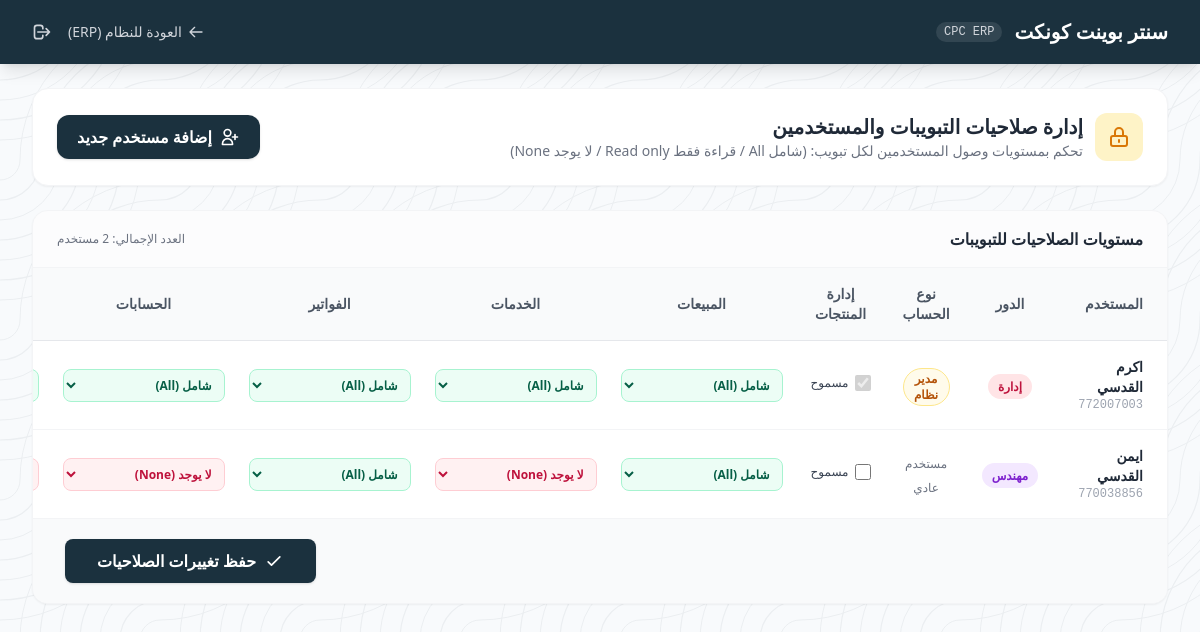
The app's page /admin-permissions/ (signed in) with its own data.
### cpc_app/models.py (models this page shows, shortened)
class Users(models.Model):
    full_name = models.CharField(max_length=100, verbose_name="الاسم الكامل")
    phone_number = models.CharField(max_length=15, unique=True, verbose_name="رقم الهاتف")
    username = models.CharField(max_length=15, unique=True, blank=True, verbose_name="اسم المستخدم")
    password = models.CharField(max_length=128, verbose_name="كلمة المرور")
    role = models.CharField(
        max_length=20,
        choices=RoleChoices.choices,
        default=RoleChoices.ENGINEER,
        verbose_name="الدور / الفريق"
    )
    is_superuser = models.BooleanField(default=False, verbose_name="مدير النظام")
    can_manage_products = models.BooleanField(default=False, verbose_name="صلاحية إضافة وتعديل المنتجات")
    add_at = models.DateTimeField(auto_now_add=True, verbose_name="تاريخ الإضافة")
    class Meta:
        db_table = 'USERS'
        verbose_name = 'مستخدم'
        verbose_name_plural = 'المستخدمون'
    def get_tab_permission_level(self, tab_name):
        perm = self.tab_permissions.filter(tab_name=tab_name).first()
        if not perm:
            return 'all'  # default is all
        return perm.permission_level

class TabPermission(models.Model):
    TAB_CHOICES = [
        ('sales', 'المبيعات'),
        ('services', 'الخدمات'),
        ('bills', 'الفواتير'),
        ('accounts', 'الحسابات'),
        ('reports', 'التقارير'),
    ]
    PERMISSION_CHOICES = [
        ('all', 'شامل (All)'),
        ('read', 'قراءة فقط (Read only)'),
        ('none', 'لا يوجد (None)'),
    ]
    user = models.ForeignKey(
        Users,
        on_delete=models.CASCADE,
        related_name='tab_permissions',
        verbose_name="المستخدم"
    )
    tab_name = models.CharField(max_length=20, choices=TAB_CHOICES, verbose_name="التبويب")
    permission_level = models.CharField(
        max_length=10,
        choices=PERMISSION_CHOICES,
        default='all',
        verbose_name="مستوى الصلاحية"
    )
    class Meta:
        db_table = 'TAB_PERMISSIONS'
        verbose_name = 'صلاحية تبويب'
        verbose_name_plural = 'صلاحيات التبويبات'
        unique_together = ('user', 'tab_name')

### cpc_app/views.py (the view)
    def wrapper(request, *args, **kwargs):
        if 'user_id' not in request.session:
            messages.warning(request, 'يرجى تسجيل الدخول أولاً.')
            return redirect('login')
        user = Users.objects.filter(id=request.session['user_id']).first()
        if not user or not user.is_superuser:
            messages.error(request, 'ليس لديك صلاحية الوصول لهذه الصفحة.')
            return redirect('portal')
        return view_func(request, *args, **kwargs)

### cpc_app/views.py (called while the page is built)
def superuser_required(view_func):
    def wrapper(request, *args, **kwargs):
        if 'user_id' not in request.session:
            messages.warning(request, 'يرجى تسجيل الدخول أولاً.')
            return redirect('login')
        user = Users.objects.filter(id=request.session['user_id']).first()
        if not user or not user.is_superuser:
            messages.error(request, 'ليس لديك صلاحية الوصول لهذه الصفحة.')
            return redirect('portal')
        return view_func(request, *args, **kwargs)
    return wrapper

### cpc_app/templates/admin_permissions.html (shortened to what this page needs)
<!doctype html>
{% load static %}
<html lang="ar" dir="rtl">
  <head>
    <script src="https://cdn.tailwindcss.com"></script>
  </head>
  <body class="bg-concentric-waves min-h-screen">
    <header class="bg-[#1b313e] shadow-lg">
      <div class="w-full px-4 sm:px-6 lg:px-8">
        <div class="flex items-center justify-between h-16">
          <div class="flex items-center gap-3">
            <a href="{% url 'portal' %}" class="text-xl font-bold text-white hover:text-gray-200 transition">سنتر بوينت كونكت</a>
            <span class="hidden sm:inline-block text-xs text-gray-300 bg-white/10 px-2 py-0.5 rounded-full font-mono">CPC ERP</span>
          </div>
          <div class="flex items-center gap-4">
            <a href="{% url 'portal' %}" class="text-sm text-gray-300 hover:text-white transition flex items-center gap-1.5">
              <svg class="w-4 h-4" fill="none" stroke="currentColor" viewBox="0 0 24 24">
                <path stroke-linecap="round" stroke-linejoin="round" stroke-width="2" d="M10 19l-7-7m0 0l7-7m-7 7h18"/>
              </svg>
              العودة للنظام (ERP)
            </a>
            <a href="{% url 'logout' %}" class="text-gray-300 hover:text-red-400 transition" title="تسجيل الخروج">
              <svg class="w-5 h-5" fill="none" stroke="currentColor" viewBox="0 0 24 24">
                <path stroke-linecap="round" stroke-linejoin="round" stroke-width="2" d="M17 16l4-4m0 0l-4-4m4 4H7m6 4v1a3 3 0 01-3 3H6a3 3 0 01-3-3V7a3 3 0 013-3h4a3 3 0 013 3v1"/>
              </svg>
            </a>
          </div>
        </div>
      </div>
    </header>
    <main class="w-full px-4 sm:px-6 lg:px-8 py-6 space-y-6">
      <div class="bg-white rounded-2xl shadow-sm border border-gray-100 p-6 flex flex-col sm:flex-row sm:items-center sm:justify-between gap-4">
        <div class="flex items-center gap-3">
          <div class="w-12 h-12 bg-amber-100 rounded-xl flex items-center justify-center">
            <svg class="w-6 h-6 text-amber-600" fill="none" stroke="currentColor" viewBox="0 0 24 24">
              <path stroke-linecap="round" stroke-linejoin="round" stroke-width="2" d="M12 15v2m-6 4h12a2 2 0 002-2v-6a2 2 0 00-2-2H6a2 2 0 00-2 2v6a2 2 0 002 2zm10-10V7a4 4 0 00-8 0v4h8z"/>
            </svg>
          </div>
          <div>
            <h1 class="text-xl font-bold text-gray-800">إدارة صلاحيات التبويبات والمستخدمين</h1>
            <p class="text-sm text-gray-500">تحكم بمستويات وصول المستخدمين لكل تبويب: (شامل All / قراءة فقط Read only / لا يوجد None)</p>
          </div>
        </div>
        <div>
          <button type="button"
                  id="open-modal-btn"
                  class="bg-[#1b313e] hover:bg-[#152631] text-white font-semibold py-2.5 px-5 rounded-xl shadow transition duration-150 flex items-center gap-2 cursor-pointer w-full sm:w-auto justify-center">
            <svg class="w-5 h-5" fill="none" stroke="currentColor" viewBox="0 0 24 24">
              <path stroke-linecap="round" stroke-linejoin="round" stroke-width="2" d="M18 9v3m0 0v3m0-3h3m-3 0h-3m-2-5a4 4 0 11-8 0 4 4 0 018 0zM3 20a6 6 0 0112 0v1H3v-1z"/>
            </svg>
            إضافة مستخدم جديد
          </button>
        </div>
      </div>
      <div class="bg-white rounded-2xl shadow-sm border border-gray-100 overflow-hidden">
        <div class="px-6 py-4 border-b border-gray-100 bg-gray-50/50 flex items-center justify-between">
          <h2 class="text-base font-bold text-gray-800">مستويات الصلاحيات للتبويبات</h2>
          <span class="text-xs text-gray-500 font-medium">العدد الإجمالي: {{ users_permissions|length }} مستخدم</span>
        </div>
        <form method="post" action="{% url 'update_permissions' %}">
          <div class="overflow-x-auto">
            <table class="w-full">
              <thead>
                <tr class="bg-gray-50 border-b border-gray-200">
                  <th class="text-right px-6 py-4 text-sm font-semibold text-gray-600">المستخدم</th>
                  <th class="text-center px-4 py-4 text-sm font-semibold text-gray-600">الدور</th>
                  <th class="text-center px-4 py-4 text-sm font-semibold text-gray-600">نوع الحساب</th>
                  <th class="text-center px-4 py-4 text-sm font-semibold text-gray-600" title="صلاحية إضافية لإدارة وتعديل المنتجات">
                    إدارة المنتجات
                  </th>
                  {% for tab in all_tabs %}
                  <th class="text-center px-4 py-4 text-sm font-semibold text-gray-600">{{ tab.name }}</th>
                  {% endfor %}
                </tr>
              </thead>
              <tbody class="divide-y divide-gray-100">
                {% for item in users_permissions %}
                <tr class="hover:bg-gray-50 transition">
                  <td class="px-6 py-4">
                    <div>
                      <p class="text-sm font-semibold text-gray-800">{{ item.user.full_name }}</p>
                      <p class="text-xs text-gray-400 font-mono" dir="ltr">{{ item.user.phone_number }}</p>
                    </div>
                  </td>
                  <td class="px-4 py-4 text-center">
                    <span class="text-xs font-semibold px-2.5 py-1 rounded-full
                      {% if item.user.role == 'ENGINEER' %}bg-purple-100 text-purple-700
                      {% elif item.user.role == 'SALES' %}bg-amber-100 text-amber-700
                      {% elif item.user.role == 'ADMIN' %}bg-rose-100 text-rose-700
                      {% else %}bg-teal-100 text-teal-700{% endif %}">
                      {{ item.user.get_role_display }}
                    </span>
                  </td>
                  <td class="px-4 py-4 text-center">
                    {% if item.user.is_superuser %}
                      <span class="inline-flex items-center gap-1 text-xs font-bold text-amber-700 bg-amber-50 border border-amber-200 px-2.5 py-0.5 rounded-full">
                        مدير نظام
                      </span>
                    {% else %}
                      <span class="text-xs text-gray-500">
                        مستخدم عادي
                      </span>
                    {% endif %}
                  </td>
                  <td class="px-4 py-4 text-center">
                    <label class="inline-flex items-center gap-1.5 cursor-pointer text-xs font-medium text-gray-700">
                      <input type="checkbox"
                             name="can_manage_products_{{ item.user.id }}"
                             {% if item.user.can_manage_products or item.user.is_superuser %}checked{% endif %}
                             {% if item.user.is_superuser %}disabled{% endif %}
                             class="w-4 h-4 text-[#1b313e] rounded border-gray-300 focus:ring-[#1b313e]">
                      <span>مسموح</span>
                    </label>
                  </td>
                  {% for perm in item.tab_perms %}
                  <td class="px-3 py-4 text-center">
                    <select name="{{ perm.field_name }}"
                            class="text-xs font-semibold py-1.5 px-2 rounded-lg border focus:ring-2 focus:ring-[#1b313e] outline-none transition
                              {% if perm.level == 'all' %}bg-emerald-50 text-emerald-800 border-emerald-200
                              {% elif perm.level == 'read' %}bg-amber-50 text-amber-800 border-amber-200
                              {% else %}bg-rose-50 text-rose-700 border-rose-200{% endif %}">
                      <option value="all" {% if perm.level == 'all' %}selected{% endif %}>شامل (All)</option>
                      <option value="none" {% if perm.level == 'none' %}selected{% endif %}>لا يوجد (None)</option>
                    </select>
                  </td>
                  {% endfor %}
                </tr>
                {% endfor %}
              </tbody>
            </table>
          </div>
          <div class="px-8 py-5 bg-gray-50 border-t border-gray-100 flex justify-end">
            <button type="submit"
                    class="bg-[#1b313e] hover:bg-[#152631] text-white font-semibold py-2.5 px-8 rounded-lg shadow transition-colors duration-200 flex items-center gap-2 cursor-pointer">
              <svg class="w-5 h-5" fill="none" stroke="currentColor" viewBox="0 0 24 24">
                <path stroke-linecap="round" stroke-linejoin="round" stroke-width="2" d="M5 13l4 4L19 7"/>
              </svg>
              حفظ تغييرات الصلاحيات
            </button>
          </div>
        </form>
      </div>
    </main>
  </body>
</html>

### cpc_app/templates/admin_permissions.html (style rules this page uses)
.bg-concentric-waves { background-color: #f8fafc; background-repeat: repeat; background-position: top left; background-size: 160px 160px; }

### records on screen
Users: user.full_name "اكرم القدسي", user.phone_number "772007003", user.role "إدارة", shows "مدير نظام", is_superuser "☑", permission_level "شامل (All)" "شامل (All)" "شامل (All)" "شامل (All)" "شامل (All)"
Users: user.full_name "ايمن القدسي", user.phone_number "770038856", user.role "مهندس", shows "مستخدم عادي", permission_level "شامل (All)" "لا يوجد (None)" "شامل (All)" "لا يوجد (None)" "لا يوجد (None)"

### other values on screen
{{ users_permissions|length }} "2"
{{ tab.name }} "المبيعات" "الخدمات" "الفواتير" "الحسابات"
